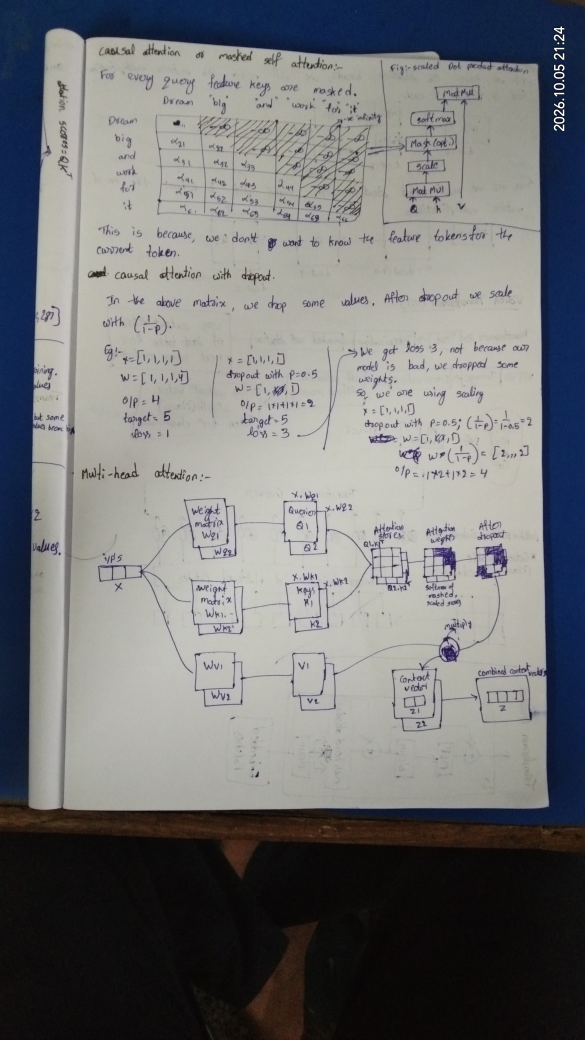
#> input picture Document_scanner/input_images/handWritten1.jpg, 2340 x 4160 px (shown at 1/4 size)
$ python scanner.py
#> lines starting #> are read from the running program, lines starting #| are printed output that depends on the picture; after the words box and inside, x2 and y2 are one past the last pixel; in counts of white or black regions, pixels touching at a corner belong together
import cv2
import numpy as np
import os

# Read image
img = cv2.imread("./input_images/handWritten1.jpg")
#> img is the input picture: shape (4160, 2340, 3); mean B, G, R 117.5, 116.4, 115.4
# resize image
if img.shape[1]>1000:
    width = 1000
    height = int(img.shape[0] * width / img.shape[1])
#> height = 1777
    img = cv2.resize(img,(width, height))
#> img: shape (1777, 1000, 3)
else:
    height, width = img.shape[:2]


# some helpful variables and functions for perspective transformation
def order_points(points):
    points = points.reshape(4,2)
    rect = np.zeros((4,2),dtype=np.float32)
    rect[0] = points[np.argmin(points.sum(axis=1))] # top-left
    rect[2] = points[np.argmax(points.sum(axis=1))] # bottom right
    rect[1] = points[np.argmin(np.diff(points, axis=1))] # top-right
    rect[3] = points[np.argmax(np.diff(points, axis=1))] # bottom-left

    return rect

destination = np.array([
    [0, 0], # top left
    [width - 1, 0], # top right
    [width - 1, height - 1], # bottom right
    [0, height - 1] # bottom left
], dtype=np.float32)
# output directory creation
output_dir = "./output"
os.makedirs(output_dir, exist_ok=True)

# keep original
original = img.copy()
# conver to gray scale
grey = cv2.cvtColor(img, cv2.COLOR_BGR2GRAY)
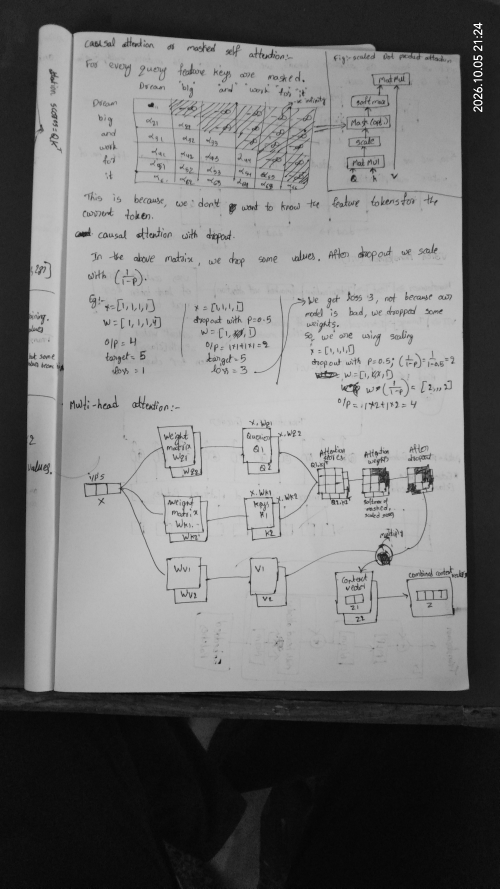
#> grey: shape (1777, 1000) (shown at 1/2 size); min 1, max 255, mean 116.1
# apply gaussian blur
blur = cv2.GaussianBlur(grey, (5,5),0)
# Otsu Threshold
_, threshold = cv2.threshold(blur, 0,255,cv2.THRESH_BINARY+cv2.THRESH_OTSU)
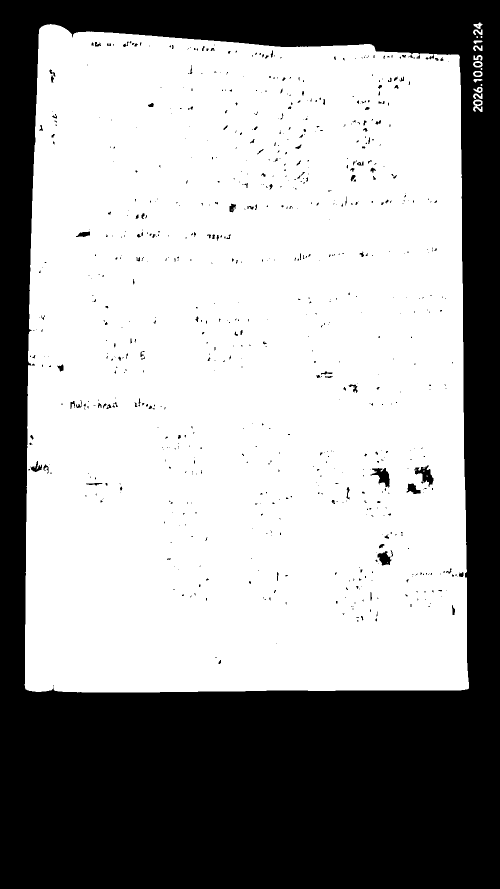
#> threshold: shape (1777, 1000) (shown at 1/2 size); 62.9% white; 768 black regions (623 under 20 px)

# Find counters
contours, _ = cv2.findContours(
    threshold,
    cv2.RETR_LIST,
    cv2.CHAIN_APPROX_SIMPLE
)
#> contours = 821 contours, 599 with area under 20; largest, box (x1, y1, x2, y2) and area: (49, 48, 938, 1385) 1125594, (828, 929, 868, 975) 830, (740, 935, 781, 977) 822, (754, 1101, 784, 1132) 531, (812, 966, 843, 989) 384
# Largest first
contours = sorted(contours, key = cv2.contourArea, reverse=True)
# Find document
document_contour = None
max_area = 0
for contour in contours:
    area = cv2.contourArea(contour)
    if area<1000:
        continue
    perimeter = cv2.arcLength(contour, True)
    approx = cv2.approxPolyDP(contour, 0.15*perimeter, True)
    if len(approx)==4 and area >max_area:
        document_contour = approx
        max_area = area
#> this loop made 821 passes
#> (area, perimeter, document_contour, max_area) on pass 1: (1125594, 4451.9, [[83, 53], [51, 1378], [936, 1377], [918, 111]], 1125594)
#> area on passes 2 to 7: 830, 822, 531, 384.5, 273, 258
#> after the loop, max_area = 1125594

# Check detection
if document_contour is None:
    print("Document not found")
else:
    print("Document detectd")
    # draw contour
    debug = original.copy()
    cv2.drawContours(debug,[document_contour],-1,(0,255,0),10)
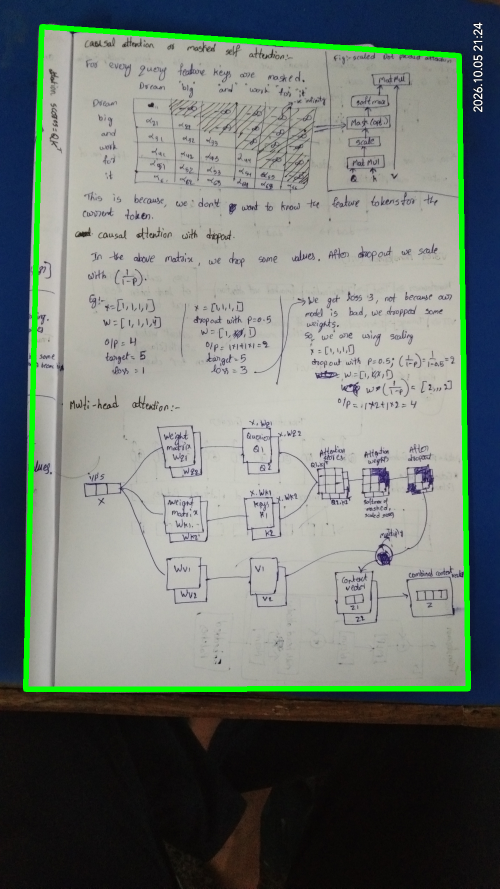
#> debug: shape (1777, 1000, 3) (shown at 1/2 size); mean B, G, R 114.1, 119.9, 112.1
    # Perspective transformation
    points = document_contour.reshape(4, 2)
#> points = [[83, 53], [51, 1378], [936, 1377], [918, 111]]
    points = order_points(points)
#> points = [[83, 53], [918, 111], [936, 1377], [51, 1378]]
    matrix = cv2.getPerspectiveTransform(points, destination)
#> matrix = [[1.14, 0.0275, -95.96], [-0.0984, 1.42, -66.9], [-5.62e-05, 4.45e-05, 1]]
    warped = cv2.warpPerspective(img, matrix,(width, height))
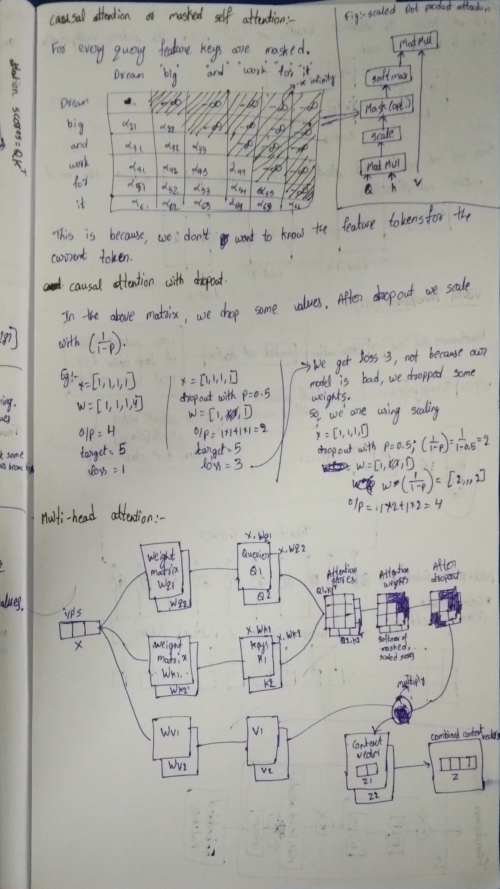
#> warped: shape (1777, 1000, 3) (shown at 1/2 size); mean B, G, R 164.5, 170.2, 171.3
    # Scan effect
    warped_gray = cv2.cvtColor(warped, cv2.COLOR_BGR2GRAY)
    scanned = cv2.adaptiveThreshold(
        warped_gray,
        255,
        cv2.ADAPTIVE_THRESH_GAUSSIAN_C,
        cv2.THRESH_BINARY,
        21,
        12
    )
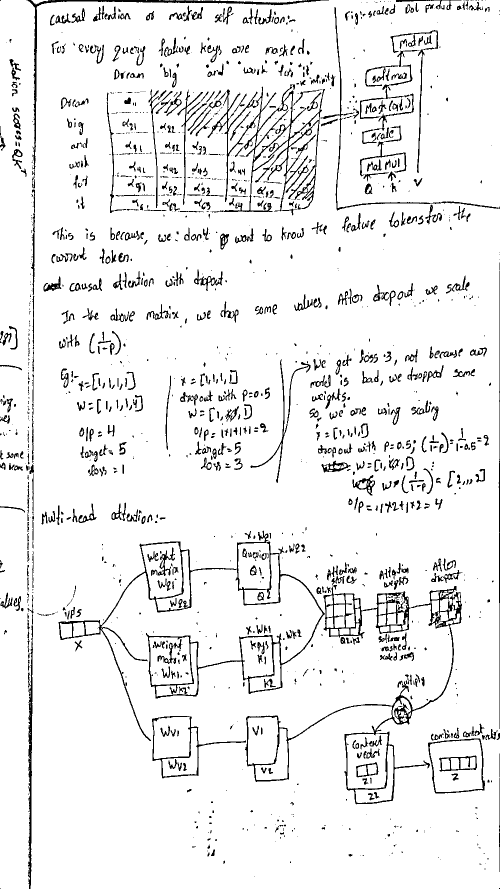
#> scanned: shape (1777, 1000) (shown at 1/2 size); 92.9% white; 1561 black regions (726 under 20 px), largest, box (x1, y1, x2, y2) and area: (490, 1172, 924, 1609) 11393, (117, 1061, 650, 1482) 9570, (415, 169, 650, 431) 7853

    cv2.imshow("Original", original)
    cv2.imshow("Threshold", threshold)
    cv2.imshow("Detected_Document",debug)
    cv2.imshow("warped", warped)
    cv2.imshow("Scanned", scanned)
    # [5 lines of commented-out code are left out]


cv2.waitKey(0)
cv2.destroyAllWindows()

$ run again, with Document_scanner/input_images/handWritten.jpg copied over Document_scanner/input_images/handWritten1.jpg
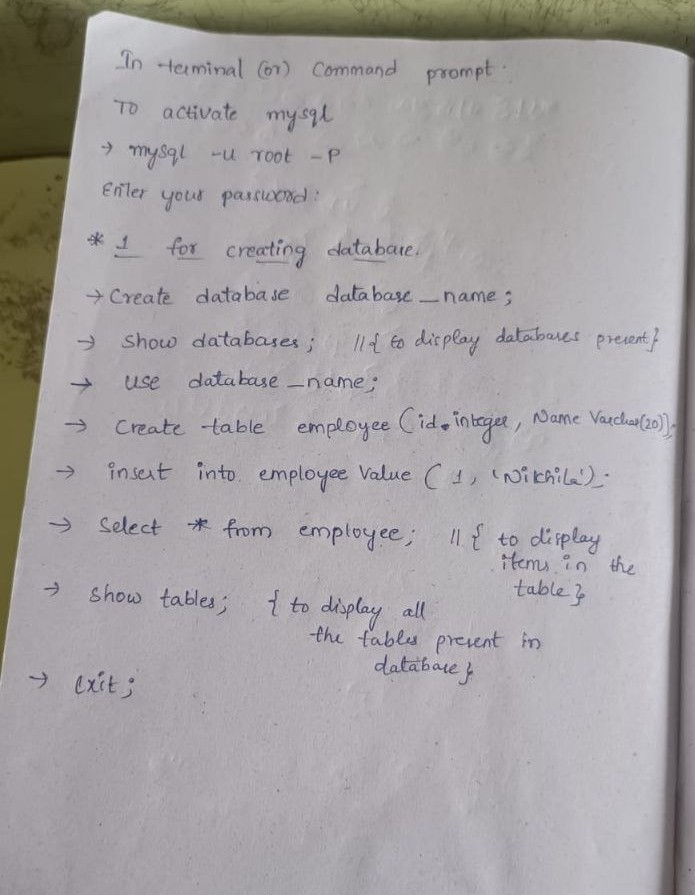
#> input picture Document_scanner/input_images/handWritten.jpg, 695 x 895 px
#> img is the input picture: shape (895, 695, 3); mean B, G, R 162.9, 161.4, 165.3
#> `_, threshold = cv2.threshold(blur, 0,255,cv2.THRESH_BINARY+cv2.THRESH_..`:
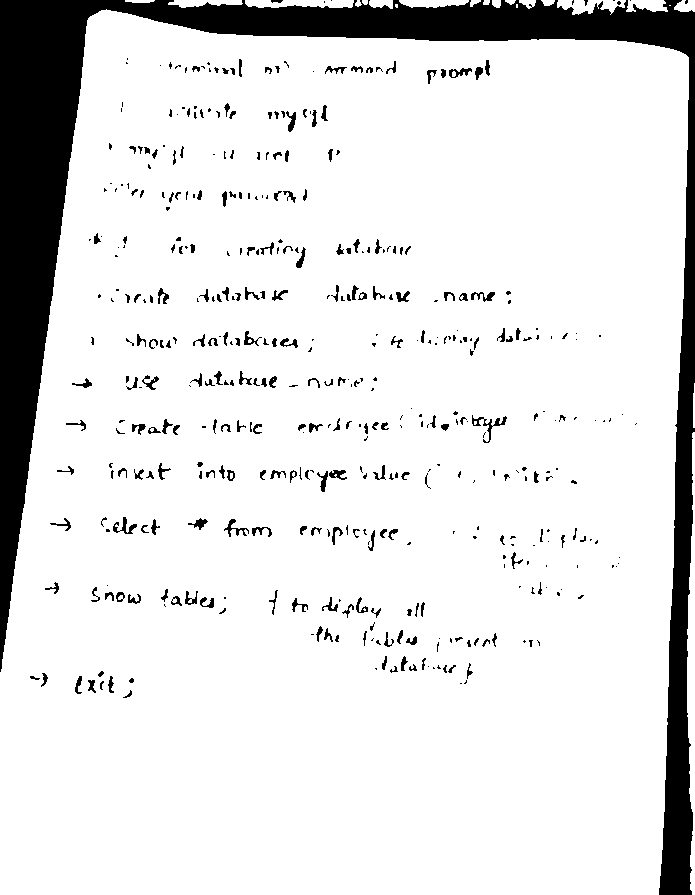
#> threshold: shape (895, 695); 88% white; 449 black regions (241 under 20 px)
#> contours = 539 contours, 246 with area under 20; largest, box (x1, y1, x2, y2) and area: (0, 9, 689, 895) 551742, (687, 432, 695, 895) 1866, (245, 0, 354, 8) 618, (557, 0, 626, 15) 526, (399, 0, 469, 8) 355
#> the loop `for contour in contours:` made 539 passes
#> (area, perimeter, document_contour, max_area) on pass 1: (551741.5, 3050.1, [[90, 16], [0, 894], [658, 894], [688, 57]], 551741.5)
#> after the loop `for contour in contours:`: max_area = 551741.5
#> debug: shape (895, 695, 3); 4.71% of pixels changed, all inside (x1, y1, x2, y2) = (0, 11, 694, 895)
#> `points = document_contour.reshape(4, 2)`: points = [[90, 16], [0, 894], [658, 894], [688, 57]]
#> `points = order_points(points)`: points = [[90, 16], [688, 57], [658, 894], [0, 894]]
#> matrix = [[1.09, 0.112, -100.1], [-0.0756, 1.1, -10.84], [-8.46e-05, 0.000102, 1]]
#> `scanned = cv2.adaptiveThreshold( warped_gray, 255, cv2.ADAPTIVE_THRESH..`:
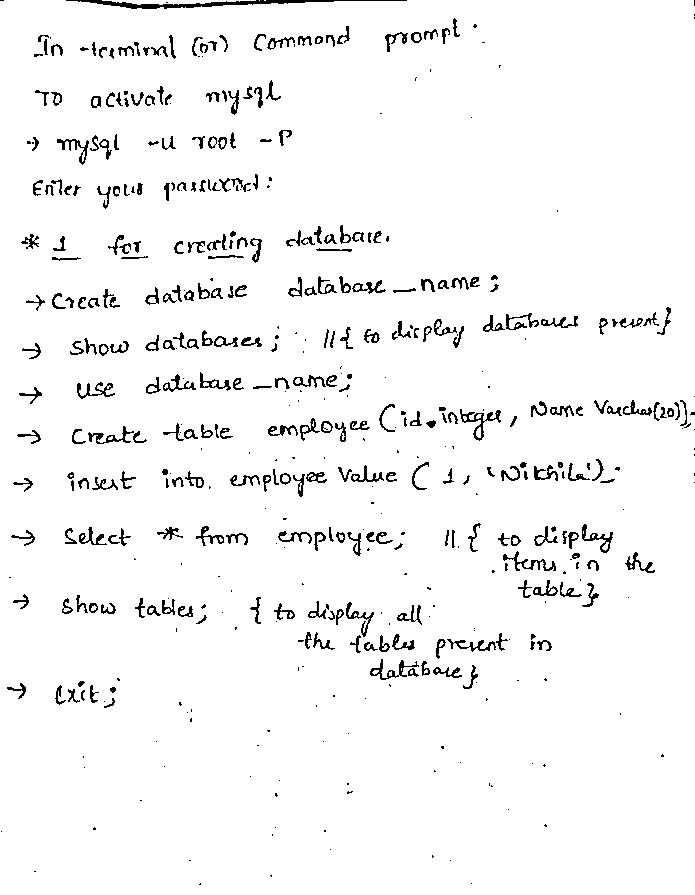
#> scanned: shape (895, 695); 96.1% white; black in thin lines or dots
